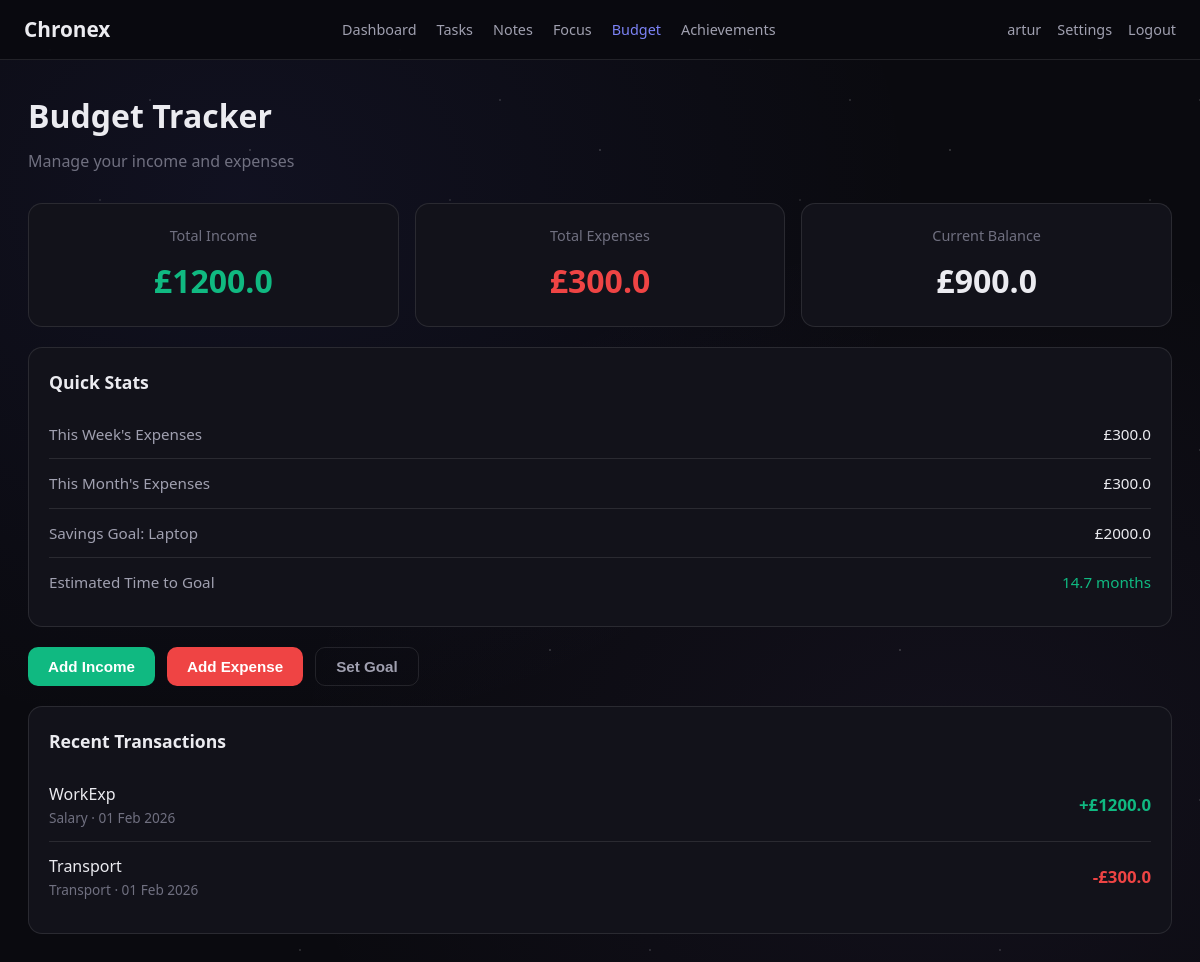
Screenshot of /budget (signed in) with the database file from the repository.
### app.py (models this page shows)
class User(UserMixin, database.Model):
    id = database.Column(database.Integer, primary_key=True)
    username = database.Column(database.String(50), unique=True, nullable=False)  # Required for login
    email = database.Column(database.String(120), unique=True, nullable=True)  # Optional
    password_hash = database.Column(database.String(200), nullable=False)  # Hashed, never plain text
    total_focus_points = database.Column(database.Integer, default=0)  # Cumulative points
    stars_earned = database.Column(database.Integer, default=0)  # Stars from focus sessions
    energy_bank_balance = database.Column(database.Integer, default=0)  # Accumulated energy
    last_energy_collection_time = database.Column(database.DateTime, default=datetime.utcnow)
    focus_minutes_today = database.Column(database.Integer, default=0)  # Resets daily
    focus_tracking_date = database.Column(database.Date)  # For daily reset check
    account_created_at = database.Column(database.DateTime, default=datetime.utcnow)
    achievement_first_login = database.Column(database.Boolean, default=False)
    achievement_first_focus = database.Column(database.Boolean, default=False)
    achievement_first_task = database.Column(database.Boolean, default=False)
    achievement_first_note = database.Column(database.Boolean, default=False)
    achievement_email_added = database.Column(database.Boolean, default=True)
    savings_goal_name = database.Column(database.String(100), nullable=True)
    savings_goal_target = database.Column(database.Float, nullable=True)

class Transaction(database.Model):
    id = database.Column(database.Integer, primary_key=True)
    user_id = database.Column(database.Integer, database.ForeignKey('user.id'), nullable=False)
    transaction_type = database.Column(database.String(20), nullable=False)  # 'income' or 'expense'
    transaction_description = database.Column(database.String(200), nullable=False)
    transaction_amount = database.Column(database.Float, nullable=False)
    transaction_category = database.Column(database.String(50), nullable=False)
    transaction_date = database.Column(database.Date, default=date.today)

### app.py (the view)
@app.route('/budget')
@login_required
def show_budget_page():
    recent_transactions = Transaction.query.filter_by(user_id=current_user.id).order_by(
        Transaction.transaction_date.desc()
    ).all()
    total_income = database.session.query(database.func.sum(Transaction.transaction_amount)).filter_by(
        user_id=current_user.id,
        transaction_type='income'
    ).scalar() or 0
    total_expenses = database.session.query(database.func.sum(Transaction.transaction_amount)).filter_by(
        user_id=current_user.id,
        transaction_type='expense'
    ).scalar() or 0
    seven_days_ago = date.today() - timedelta(days=7)
    weekly_expenses = database.session.query(database.func.sum(Transaction.transaction_amount)).filter(
        Transaction.user_id == current_user.id,
        Transaction.transaction_type == 'expense',
        Transaction.transaction_date >= seven_days_ago
    ).scalar() or 0
    thirty_days_ago = date.today() - timedelta(days=30)
    monthly_expenses = database.session.query(database.func.sum(Transaction.transaction_amount)).filter(
        Transaction.user_id == current_user.id,
        Transaction.transaction_type == 'expense',
        Transaction.transaction_date >= thirty_days_ago
    ).scalar() or 0
    estimated_months_to_goal = None
    current_balance = total_income - total_expenses
    if current_user.savings_goal_target and current_balance > 0:
        monthly_savings_rate = (total_income - total_expenses) / 12
        remaining_amount = current_user.savings_goal_target - current_balance
        if current_balance >= current_user.savings_goal_target:
            estimated_months_to_goal = 0  # Goal already reached
        else:
            estimated_months_to_goal = max(0, round(remaining_amount / max(1, monthly_savings_rate), 1))
    return render_template('budget.html',
        recent_transactions=recent_transactions,
        total_income=round(total_income, 2),
        total_expenses=round(total_expenses, 2),
        current_balance=round(current_balance, 2),
        weekly_expenses=round(weekly_expenses, 2),
        monthly_expenses=round(monthly_expenses, 2),
        estimated_months_to_goal=estimated_months_to_goal
    )

### app.py (called while the page is built)
@login_manager.user_loader
def load_user_by_id(user_id):
    return User.query.get(int(user_id))

### templates/budget.html (shortened to what this page needs)
<!DOCTYPE html>
<html lang="en">
<head>
    <link rel="stylesheet" href="{{ url_for('static', filename='css/style.css') }}">
</head>
<body>
    <header class="site-header">
        <a href="{{ url_for('show_dashboard') }}" class="site-logo">Chronex</a>
        <nav class="navigation-menu">
            <a href="{{ url_for('show_dashboard') }}" class="navigation-link">Dashboard</a>
            <a href="{{ url_for('show_tasks_page') }}" class="navigation-link">Tasks</a>
            <a href="{{ url_for('show_notes_page') }}" class="navigation-link">Notes</a>
            <a href="{{ url_for('show_focus_page') }}" class="navigation-link">Focus</a>
            <a href="{{ url_for('show_budget_page') }}" class="navigation-link active">Budget</a>
            <a href="{{ url_for('show_achievements_page') }}" class="navigation-link">Achievements</a>
        </nav>
        <div class="header-right-section">
            <span class="logged-in-username">{{ current_user.username }}</span>
            <a href="{{ url_for('show_settings_page') }}" class="navigation-link">Settings</a>
            <a href="{{ url_for('handle_logout') }}" class="navigation-link">Logout</a>
        </div>
    </header>
    <main class="page-content">
        <h1 class="page-title">Budget Tracker</h1>
        <p class="page-subtitle">Manage your income and expenses</p>
        <div class="budget-summary-cards">
            <div class="budget-stat-card">
                <div class="budget-stat-label">Total Income</div>
                <div class="budget-stat-value income-amount">£{{ total_income }}</div>
            </div>
            <div class="budget-stat-card">
                <div class="budget-stat-label">Total Expenses</div>
                <div class="budget-stat-value expense-amount">£{{ total_expenses }}</div>
            </div>
            <div class="budget-stat-card">
                <div class="budget-stat-label">Current Balance</div>
                <div class="budget-stat-value balance-amount">£{{ current_balance }}</div>
            </div>
        </div>
        <div class="content-card margin-bottom-medium">
            <div class="card-heading">Quick Stats</div>
            <div class="settings-item-row">
                <span class="settings-item-label">This Week's Expenses</span>
                <span class="settings-item-value expense-amount">£{{ weekly_expenses }}</span>
            </div>
            <div class="settings-item-row">
                <span class="settings-item-label">This Month's Expenses</span>
                <span class="settings-item-value expense-amount">£{{ monthly_expenses }}</span>
            </div>
            {% if current_user.savings_goal_target %}
            <div class="settings-item-row">
                <span class="settings-item-label">Savings Goal: {{ current_user.savings_goal_name }}</span>
                <span class="settings-item-value">£{{ current_user.savings_goal_target }}</span>
            </div>
            {% if estimated_months_to_goal is not none %}
            <div class="settings-item-row">
                <span class="settings-item-label">Estimated Time to Goal</span>
                <span class="settings-item-value text-success-color">
                    {% if estimated_months_to_goal == 0 %}Goal Reached!{% else %}{{ estimated_months_to_goal }} months{% endif %}
                </span>
            </div>
            {% endif %}
            {% endif %}
        </div>
        <div class="budget-action-buttons">
            <button class="button button-success" onclick="showTransactionModal('income')">Add Income</button>
            <button class="button button-danger" onclick="showTransactionModal('expense')">Add Expense</button>
            <button class="button button-secondary" onclick="showSavingsGoalModal()">Set Goal</button>
        </div>
        <div class="transactions-container">
            <div class="card-heading">Recent Transactions</div>
            {% if recent_transactions %}
                {% for transaction in recent_transactions %}
                <div class="transaction-row">
                    <div class="transaction-details">
                        <div class="transaction-description">{{ transaction.transaction_description }}</div>
                        <div class="transaction-category-date">{{ transaction.transaction_category }} · {{ transaction.transaction_date.strftime('%d %b %Y') }}</div>
                    </div>
                    <div class="transaction-amount-display {{ 'income-amount' if transaction.transaction_type == 'income' else 'expense-amount' }}">
                        {{ '+' if transaction.transaction_type == 'income' else '-' }}£{{ transaction.transaction_amount }}
                    </div>
                </div>
                {% endfor %}
            {% else %}
                <div class="empty-state-message">
                    <div class="empty-state-heading">No transactions yet</div>
                    <p class="text-faded">Add your first income or expense to start tracking</p>
                </div>
            {% endif %}
        </div>
    </main>
</body>
</html>

### static/css/style.css (style rules this page uses)
:root { --background-main: #0a0a0f; --background-card: #12121a; --background-hover: #1a1a24; --text-main: #ebebf0; --text-light: #a0a0b0; --text-faded: #707080; --color-accent: #7c83f7; --color-accent-hover: #9298fa; --color-success: #10b981; --color-danger: #ef4444; --color-warning: #fbbf24; --border-color: rgba(255, 255, 255, 0.1); --corner-radius: 10px; --corner-radius-large: 14px; }
*, *::before, *::after { box-sizing: border-box; margin: 0; padding: 0; }
body { font-family: 'Segoe UI', -apple-system, sans-serif; background: var(--background-main); color: var(--text-main); min-height: 100vh; line-height: 1.6; font-size: 16px; }
a { color: var(--color-accent); text-decoration: none; }
.site-header { position: fixed; top: 0; left: 0; right: 0; height: 60px; background: rgba(10, 10, 15, 0.95); border-bottom: 1px solid var(--border-color); display: flex; align-items: center; justify-content: space-between; padding: 0 24px; z-index: 100; }
.site-logo { font-size: 1.3rem; font-weight: 700; color: var(--text-main); text-decoration: none; }
.navigation-menu { display: flex; gap: 20px; }
.navigation-link { color: var(--text-light); font-size: 0.9rem; padding: 8px 0; }
.navigation-link:hover, .navigation-link.active { color: var(--color-accent); }
.header-right-section { display: flex; align-items: center; gap: 16px; }
.logged-in-username { color: var(--text-light); font-size: 0.9rem; }
.page-content { padding: 90px 28px 40px; max-width: 1200px; margin: 0 auto; min-height: 100vh; }
.page-title { font-size: 2rem; font-weight: 700; margin-bottom: 8px; }
.page-subtitle { color: var(--text-faded); font-size: 1rem; margin-bottom: 28px; }
.content-card { background: var(--background-card); border: 1px solid var(--border-color); border-radius: var(--corner-radius-large); padding: 20px; }
.card-heading { font-size: 1.1rem; font-weight: 600; margin-bottom: 14px; }
.margin-bottom-medium { margin-bottom: 20px; }
.button { display: inline-block; padding: 10px 20px; border: none; border-radius: var(--corner-radius); font-size: 0.95rem; font-weight: 600; cursor: pointer; text-align: center; }
.button-secondary { background: transparent; border: 1px solid var(--border-color); color: var(--text-light); }
.button-success { background: var(--color-success); color: white; }
.button-danger { background: var(--color-danger); color: white; }
.budget-summary-cards { display: grid; grid-template-columns: repeat(3, 1fr); gap: 16px; margin-bottom: 20px; }
.budget-stat-card { background: var(--background-card); border: 1px solid var(--border-color); border-radius: var(--corner-radius-large); padding: 20px; text-align: center; }
.budget-stat-label { font-size: 0.9rem; color: var(--text-faded); margin-bottom: 8px; }
.budget-stat-value { font-size: 2rem; font-weight: 700; }
.budget-stat-value.income-amount { color: var(--color-success); }
.budget-stat-value.expense-amount { color: var(--color-danger); }
.budget-stat-value.balance-amount { color: var(--text-main); }
.budget-action-buttons { display: flex; gap: 12px; margin-bottom: 20px; }
.transactions-container { background: var(--background-card); border: 1px solid var(--border-color); border-radius: var(--corner-radius-large); padding: 20px; }
.transaction-row { display: flex; justify-content: space-between; align-items: center; padding: 12px 0; border-bottom: 1px solid var(--border-color); }
.transaction-row:last-child { border-bottom: none; }
.transaction-details { flex: 1; }
.transaction-description { font-weight: 500; font-size: 1rem; }
.transaction-category-date { font-size: 0.85rem; color: var(--text-faded); }
.transaction-amount-display { font-weight: 600; font-size: 1.05rem; }
.transaction-amount-display.income-amount { color: var(--color-success); }
.transaction-amount-display.expense-amount { color: var(--color-danger); }
.settings-item-row { display: flex; justify-content: space-between; align-items: center; padding: 12px 0; border-bottom: 1px solid var(--border-color); }
.settings-item-row:last-child { border-bottom: none; }
.settings-item-label { color: var(--text-light); font-size: 0.95rem; }
.settings-item-value { font-size: 0.95rem; }
.text-success-color { color: var(--color-success); }

### rows the page displays
User: username "artur", savings_goal_name "Laptop", savings_goal_target "2000.0"
Transaction: transaction_type "+"
Transaction: transaction_type "-"

### other values shown
{{ total_income }} "1200.0"
{{ total_expenses }} "300.0"
{{ current_balance }} "900.0"
{{ weekly_expenses }} "300.0"
{{ monthly_expenses }} "300.0"
{{ estimated_months_to_goal }} "14.7"
